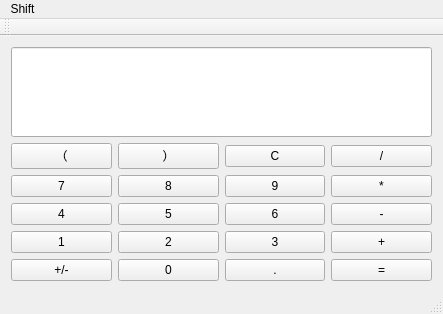
<?xml version="1.0" encoding="UTF-8"?>
<ui version="4.0">
 <class>MainWindow</class>
 <widget class="QMainWindow" name="MainWindow">
  <property name="geometry">
   <rect>
    <x>0</x>
    <y>0</y>
    <width>428</width>
    <height>306</height>
   </rect>
  </property>
  <property name="windowTitle">
   <string>MainWindow</string>
  </property>
  <widget class="QWidget" name="centralWidget">
   <layout class="QGridLayout" name="gridLayout_3">
    <item row="0" column="0">
     <layout class="QGridLayout" name="gridLayout_2">
      <item row="0" column="0">
       <widget class="QLineEdit" name="lineEdit">
        <property name="minimumSize">
         <size>
          <width>421</width>
          <height>90</height>
         </size>
        </property>
       </widget>
      </item>
      <item row="1" column="0">
       <layout class="QGridLayout" name="gridLayout">
        <item row="0" column="0">
         <widget class="QPushButton" name="btnkl">
          <property name="text">
           <string>（</string>
          </property>
         </widget>
        </item>
        <item row="0" column="1">
         <widget class="QPushButton" name="btnkr">
          <property name="text">
           <string>）</string>
          </property>
         </widget>
        </item>
        <item row="0" column="2">
         <widget class="QPushButton" name="btnC">
          <property name="text">
           <string>C</string>
          </property>
         </widget>
        </item>
        <item row="0" column="3">
         <widget class="QPushButton" name="btnchu">
          <property name="text">
           <string>/</string>
          </property>
         </widget>
        </item>
        <item row="1" column="0">
         <widget class="QPushButton" name="btn7">
          <property name="text">
           <string>7</string>
          </property>
         </widget>
        </item>
        <item row="1" column="1">
         <widget class="QPushButton" name="btn8">
          <property name="text">
           <string>8</string>
          </property>
         </widget>
        </item>
        <item row="1" column="2">
         <widget class="QPushButton" name="btn9">
          <property name="text">
           <string>9</string>
          </property>
         </widget>
        </item>
        <item row="1" column="3">
         <widget class="QPushButton" name="btncheng">
          <property name="text">
           <string>*</string>
          </property>
         </widget>
        </item>
        <item row="2" column="0">
         <widget class="QPushButton" name="btn4">
          <property name="text">
           <string>4</string>
          </property>
         </widget>
        </item>
        <item row="2" column="1">
         <widget class="QPushButton" name="btn5">
          <property name="text">
           <string>5</string>
          </property>
         </widget>
        </item>
        <item row="2" column="2">
         <widget class="QPushButton" name="btn6">
          <property name="text">
           <string>6</string>
          </property>
         </widget>
        </item>
        <item row="2" column="3">
         <widget class="QPushButton" name="btnjian">
          <property name="text">
           <string>-</string>
          </property>
         </widget>
        </item>
        <item row="3" column="0">
         <widget class="QPushButton" name="btn1">
          <property name="text">
           <string>1</string>
          </property>
         </widget>
        </item>
        <item row="3" column="1">
         <widget class="QPushButton" name="btn2">
          <property name="text">
           <string>2</string>
          </property>
         </widget>
        </item>
        <item row="3" column="2">
         <widget class="QPushButton" name="btn3">
          <property name="text">
           <string>3</string>
          </property>
         </widget>
        </item>
        <item row="3" column="3">
         <widget class="QPushButton" name="btnjia">
          <property name="text">
           <string>+</string>
          </property>
         </widget>
        </item>
        <item row="4" column="0">
         <widget class="QPushButton" name="btnzf">
          <property name="text">
           <string>+/-</string>
          </property>
         </widget>
        </item>
        <item row="4" column="1">
         <widget class="QPushButton" name="btn0">
          <property name="text">
           <string>0</string>
          </property>
         </widget>
        </item>
        <item row="4" column="2">
         <widget class="QPushButton" name="btndian">
          <property name="text">
           <string>.</string>
          </property>
         </widget>
        </item>
        <item row="4" column="3">
         <widget class="QPushButton" name="btnresult">
          <property name="text">
           <string>=</string>
          </property>
         </widget>
        </item>
       </layout>
      </item>
     </layout>
    </item>
   </layout>
  </widget>
  <widget class="QMenuBar" name="menuBar">
   <property name="geometry">
    <rect>
     <x>0</x>
     <y>0</y>
     <width>428</width>
     <height>17</height>
    </rect>
   </property>
   <widget class="QMenu" name="menuShift">
    <property name="title">
     <string>Shift</string>
    </property>
    <addaction name="aStandard"/>
    <addaction name="aScientific"/>
    <addaction name="aProgrammer"/>
   </widget>
   <addaction name="menuShift"/>
  </widget>
  <widget class="QToolBar" name="mainToolBar">
   <attribute name="toolBarArea">
    <enum>TopToolBarArea</enum>
   </attribute>
   <attribute name="toolBarBreak">
    <bool>false</bool>
   </attribute>
  </widget>
  <widget class="QStatusBar" name="statusBar"/>
  <action name="aStandard">
   <property name="text">
    <string>Standard</string>
   </property>
  </action>
  <action name="aScientific">
   <property name="text">
    <string>Scientific</string>
   </property>
  </action>
  <action name="aProgrammer">
   <property name="text">
    <string>Programmer</string>
   </property>
  </action>
 </widget>
 <layoutdefault spacing="6" margin="11"/>
 <resources/>
 <connections/>
</ui>
